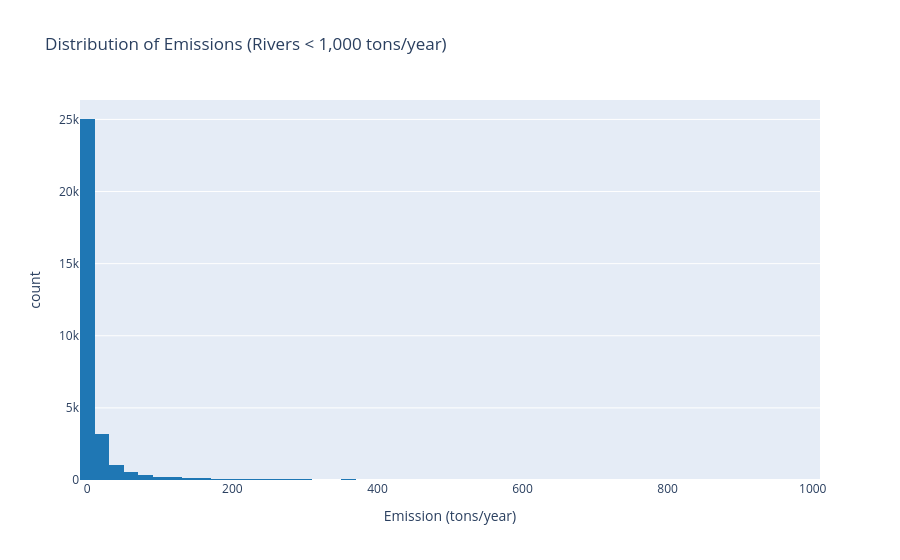

Notebook source saved alongside this figure:
### Code cell
# Filter: Only show rivers with < 1000 tons (removes the top ~50 extreme outliers)
df_zoom = df[df['emission'] < 1000]

fig = px.histogram(df_zoom, x="emission", nbins=50,
                   title="Distribution of Emissions (Rivers < 1,000 tons/year)",
                   labels={"emission": "Emission (tons/year)"},
                   color_discrete_sequence=["#1f77b4"])

fig.update_layout(showlegend=False)
fig.show()

### Figure 1 — Plotly figure (JSON) as saved in the notebook; plotly's stock layout.template omitted (floating-point values rounded to 4 significant figures; data arrays with more than 128 entries replaced by an {"elided": "..."} marker saying what was removed)
{"data": [{"bingroup": "x", "hovertemplate": "Emission (tons/year)=%{x}<br>count=%{y}<extra></extra>", "legendgroup": "", "marker": {"color": "#1f77b4", "pattern": {"shape": ""}}, "name": "", "nbinsx": 50, "orientation": "v", "showlegend": false, "type": "histogram", "x": {"elided": "31665 float values"}, "xaxis": "x", "yaxis": "y"}], "layout": {"barmode": "relative", "legend": {"tracegroupgap": 0}, "showlegend": false, "title": {"text": "Distribution of Emissions (Rivers < 1,000 tons/year)"}, "xaxis": {"anchor": "y", "domain": [0, 1], "title": {"text": "Emission (tons/year)"}}, "yaxis": {"anchor": "x", "domain": [0, 1], "title": {"text": "count"}}}}
